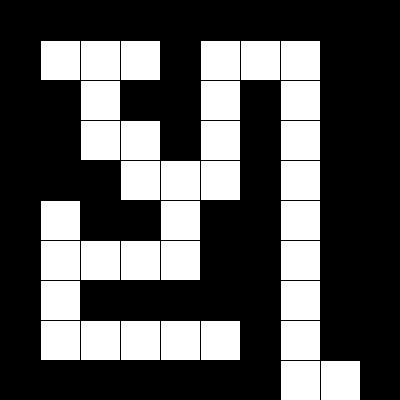
Frame 1 (no input)
Frame 60 (the mouse pressed at the canvas centre just before this capture): identical to frame 1, image omitted
Frame 120 (the mouse held since frame 60 and released just before this capture): identical to frame 1, image omitted

The Processing sketch that drew this single still picture (run headless with seeded random() and noise(); from frame 60 on, the mouse is pressed at the canvas centre):

// Processing sketch: week15_05_maze_DFS_2D_array_draw
// ── week15_05_maze_DFS_2D_array_draw.pde
//week15_05_maze_DFS_2D_array_draw
int [][]maze = {
  {1,1,1,1,1,1,1,1,1,1},
  {1,0,0,0,1,0,0,0,1,1},
  {1,1,0,1,1,0,1,0,1,1},
  {1,1,0,0,1,0,1,0,1,1},
  {1,1,1,0,0,0,1,0,1,1},
  {1,0,1,1,0,1,1,0,1,1},
  {1,0,0,0,0,1,1,0,1,1},
  {1,0,1,1,1,1,1,0,1,1},
  {1,0,0,0,0,0,1,0,1,1},
  {1,1,1,1,1,1,1,0,0,1},
  {1,1,1,1,1,1,1,1,1,1},
};
void setup(){
  size(400,400);
}
void draw(){
  for(int i=0;i<maze.length;i++){
    for(int j=0;j<maze[0].length;j++){
      if(maze[i][j]==1)fill(0);
      else fill(255);
      rect(j*40,i*40,40,40);
    }
  }
}
